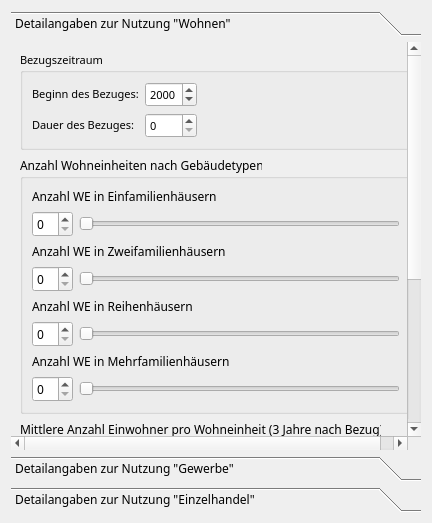
      <widget class="QWidget" name="tab_2">
       <attribute name="title">
        <string>Detailangaben zu Nutzungen</string>
       </attribute>
       <layout class="QHBoxLayout" name="horizontalLayout_2">
        <item>
         <widget class="QToolBox" name="toolBox_2">
          <property name="font">
           <font>
            <family>Raleway</family>
           </font>
          </property>
          <property name="currentIndex">
           <number>0</number>
          </property>
          <widget class="QWidget" name="page_4">
           <property name="geometry">
            <rect>
             <x>0</x>
             <y>0</y>
             <width>596</width>
             <height>549</height>
            </rect>
           </property>
           <property name="sizePolicy">
            <sizepolicy hsizetype="Preferred" vsizetype="Fixed">
             <horstretch>0</horstretch>
             <verstretch>0</verstretch>
            </sizepolicy>
           </property>
           <attribute name="label">
            <string>Detailangaben zur Nutzung &quot;Wohnen&quot;</string>
           </attribute>
           <layout class="QVBoxLayout" name="verticalLayout_4">
            <item>
             <widget class="QGroupBox" name="groupBox_9">
              <property name="sizePolicy">
               <sizepolicy hsizetype="Minimum" vsizetype="Fixed">
                <horstretch>0</horstretch>
                <verstretch>0</verstretch>
               </sizepolicy>
              </property>
              <property name="font">
               <font>
                <pointsize>8</pointsize>
               </font>
              </property>
              <property name="title">
               <string>Bezugszeitraum</string>
              </property>
              <layout class="QGridLayout" name="gridLayout_5">
               <item row="7" column="1">
                <widget class="QSpinBox" name="spinBox"/>
               </item>
               <item row="0" column="0">
                <widget class="QLabel" name="label">
                 <property name="toolTip">
                  <string>(Jahreszahl)</string>
                 </property>
                 <property name="text">
                  <string>&lt;html&gt;&lt;head/&gt;&lt;body&gt;&lt;p&gt;Beginn des Bezuges:&lt;/p&gt;&lt;/body&gt;&lt;/html&gt;</string>
                 </property>
                </widget>
               </item>
               <item row="7" column="0">
                <widget class="QLabel" name="label_2">
                 <property name="toolTip">
                  <string>(Jahre, 1 = Bezug wird noch im Jahr des Bezugsbeginnes abgeschlossen [bleibt das bei QGIS so?])</string>
                 </property>
                 <property name="toolTipDuration">
                  <number>-1</number>
                 </property>
                 <property name="text">
                  <string>&lt;html&gt;&lt;head/&gt;&lt;body&gt;&lt;p&gt;Dauer des Bezuges:&lt;/p&gt;&lt;/body&gt;&lt;/html&gt;</string>
                 </property>
                </widget>
               </item>
               <item row="0" column="1">
                <widget class="QDateEdit" name="dateEdit">
                 <property name="sizePolicy">
                  <sizepolicy hsizetype="Preferred" vsizetype="Fixed">
                   <horstretch>0</horstretch>
                   <verstretch>0</verstretch>
                  </sizepolicy>
                 </property>
                 <property name="displayFormat">
                  <string>yyyy</string>
                 </property>
                </widget>
               </item>
               <item row="0" column="2">
                <spacer name="horizontalSpacer">
                 <property name="orientation">
                  <enum>Qt::Horizontal</enum>
                 </property>
                 <property name="sizeHint" stdset="0">
                  <size>
                   <width>40</width>
                   <height>20</height>
                  </size>
                 </property>
                </spacer>
               </item>
              </layout>
             </widget>
            </item>
            <item>
             <widget class="QGroupBox" name="groupBox_10">
              <property name="sizePolicy">
               <sizepolicy hsizetype="Preferred" vsizetype="Fixed">
                <horstretch>0</horstretch>
                <verstretch>0</verstretch>
               </sizepolicy>
              </property>
              <property name="font">
               <font>
                <pointsize>9</pointsize>
               </font>
              </property>
              <property name="title">
               <string>Anzahl Wohneinheiten nach Gebäudetypen</string>
              </property>
              <layout class="QVBoxLayout" name="verticalLayout">
               <item>
                <widget class="QLabel" name="label_3">
                 <property name="text">
                  <string>Anzahl WE in Einfamilienhäusern</string>
                 </property>
                </widget>
               </item>
               <item>
                <layout class="QHBoxLayout" name="horizontalLayout_6">
                 <item>
                  <widget class="QSpinBox" name="spinBox_6">
                   <property name="specialValueText">
                    <string/>
                   </property>
                  </widget>
                 </item>
                 <item>
                  <widget class="QSlider" name="horizontalSlider_5">
                   <property name="accessibleDescription">
                    <string comment="pipipi">pipipi</string>
                   </property>
                   <property name="orientation">
                    <enum>Qt::Horizontal</enum>
                   </property>
                  </widget>
                 </item>
                </layout>
               </item>
               <item>
                <widget class="QLabel" name="label_6">
                 <property name="text">
                  <string>Anzahl WE in Zweifamilienhäusern</string>
                 </property>
                </widget>
               </item>
               <item>
                <layout class="QHBoxLayout" name="horizontalLayout_9">
                 <item>
                  <widget class="QSpinBox" name="spinBox_9">
                   <property name="specialValueText">
                    <string/>
                   </property>
                  </widget>
                 </item>
                 <item>
                  <widget class="QSlider" name="horizontalSlider_8">
                   <property name="accessibleDescription">
                    <string comment="pipipi">pipipi</string>
                   </property>
                   <property name="orientation">
                    <enum>Qt::Horizontal</enum>
                   </property>
                  </widget>
                 </item>
                </layout>
               </item>
               <item>
                <widget class="QLabel" name="label_4">
                 <property name="text">
                  <string>Anzahl WE in Reihenhäusern</string>
                 </property>
                </widget>
               </item>
               <item>
                <layout class="QHBoxLayout" name="horizontalLayout_7">
                 <item>
                  <widget class="QSpinBox" name="spinBox_7">
                   <property name="specialValueText">
                    <string/>
                   </property>
                  </widget>
                 </item>
                 <item>
                  <widget class="QSlider" name="horizontalSlider_6">
                   <property name="accessibleDescription">
                    <string comment="pipipi">pipipi</string>
                   </property>
                   <property name="orientation">
                    <enum>Qt::Horizontal</enum>
                   </property>
                  </widget>
                 </item>
                </layout>
               </item>
               <item>
                <widget class="QLabel" name="label_5">
                 <property name="text">
                  <string>Anzahl WE in Mehrfamilienhäusern</string>
                 </property>
                </widget>
               </item>
               <item>
                <layout class="QHBoxLayout" name="horizontalLayout_8">
                 <item>
                  <widget class="QSpinBox" name="spinBox_8">
                   <property name="specialValueText">
                    <string/>
                   </property>
                  </widget>
                 </item>
                 <item>
                  <widget class="QSlider" name="horizontalSlider_7">
                   <property name="accessibleDescription">
                    <string comment="pipipi">pipipi</string>
                   </property>
                   <property name="orientation">
                    <enum>Qt::Horizontal</enum>
                   </property>
                  </widget>
                 </item>
                </layout>
               </item>
              </layout>
             </widget>
            </item>
            <item>
             <widget class="QGroupBox" name="groupBox_15">
              <property name="sizePolicy">
               <sizepolicy hsizetype="Preferred" vsizetype="Fixed">
                <horstretch>0</horstretch>
                <verstretch>0</verstretch>
               </sizepolicy>
              </property>
              <property name="title">
               <string>Mittlere Anzahl Einwohner pro Wohneinheit (3 Jahre nach Bezug)</string>
              </property>
              <layout class="QVBoxLayout" name="verticalLayout_6">
               <item>
                <widget class="QLabel" name="label_13">
                 <property name="sizePolicy">
                  <sizepolicy hsizetype="Preferred" vsizetype="Fixed">
                   <horstretch>0</horstretch>
                   <verstretch>0</verstretch>
                  </sizepolicy>
                 </property>
                 <property name="text">
                  <string>in Einfamilienhäusern</string>
                 </property>
                </widget>
               </item>
               <item>
                <widget class="QDoubleSpinBox" name="doubleSpinBox">
                 <property name="minimum">
                  <double>1.000000000000000</double>
                 </property>
                 <property name="maximum">
                  <double>4.900000000000000</double>
                 </property>
                 <property name="singleStep">
                  <double>0.100000000000000</double>
                 </property>
                 <property name="value">
                  <double>2.900000000000000</double>
                 </property>
                </widget>
               </item>
               <item>
                <widget class="QLabel" name="label_11">
                 <property name="sizePolicy">
                  <sizepolicy hsizetype="Preferred" vsizetype="Fixed">
                   <horstretch>0</horstretch>
                   <verstretch>0</verstretch>
                  </sizepolicy>
                 </property>
                 <property name="text">
                  <string>in Zweifamilienhäusern</string>
                 </property>
                </widget>
               </item>
               <item>
                <widget class="QDoubleSpinBox" name="doubleSpinBox_2">
                 <property name="minimum">
                  <double>1.000000000000000</double>
                 </property>
                 <property name="maximum">
                  <double>4.900000000000000</double>
                 </property>
                 <property name="singleStep">
                  <double>0.100000000000000</double>
                 </property>
                 <property name="value">
                  <double>2.800000000000000</double>
                 </property>
                </widget>
               </item>
               <item>
                <widget class="QLabel" name="label_12">
                 <property name="sizePolicy">
                  <sizepolicy hsizetype="Preferred" vsizetype="Fixed">
                   <horstretch>0</horstretch>
                   <verstretch>0</verstretch>
                  </sizepolicy>
                 </property>
                 <property name="text">
                  <string>in Reihenhäusern</string>
                 </property>
                </widget>
               </item>
               <item>
                <widget class="QDoubleSpinBox" name="doubleSpinBox_3">
                 <property name="minimum">
                  <double>1.000000000000000</double>
                 </property>
                 <property name="maximum">
                  <double>4.900000000000000</double>
                 </property>
                 <property name="singleStep">
                  <double>0.100000000000000</double>
                 </property>
                 <property name="value">
                  <double>2.700000000000000</double>
                 </property>
                </widget>
               </item>
               <item>
                <widget class="QLabel" name="label_14">
                 <property name="sizePolicy">
                  <sizepolicy hsizetype="Preferred" vsizetype="Fixed">
                   <horstretch>0</horstretch>
                   <verstretch>0</verstretch>
                  </sizepolicy>
                 </property>
                 <property name="text">
                  <string>in Mehrfamilienhäusern</string>
                 </property>
                </widget>
               </item>
               <item>
                <widget class="QDoubleSpinBox" name="doubleSpinBox_4">
                 <property name="minimum">
                  <double>1.000000000000000</double>
                 </property>
                 <property name="maximum">
                  <double>4.900000000000000</double>
                 </property>
                 <property name="singleStep">
                  <double>0.100000000000000</double>
                 </property>
                 <property name="value">
                  <double>1.900000000000000</double>
                 </property>
                </widget>
               </item>
              </layout>
             </widget>
            </item>
           </layout>
          </widget>
          <widget class="QWidget" name="page_5">
           <property name="geometry">
            <rect>
             <x>0</x>
             <y>0</y>
             <width>512</width>
             <height>603</height>
            </rect>
           </property>
           <attribute name="label">
            <string>Detailangaben zur Nutzung &quot;Gewerbe&quot;</string>
           </attribute>
          </widget>
          <widget class="QWidget" name="page_6">
           <property name="geometry">
            <rect>
             <x>0</x>
             <y>0</y>
             <width>512</width>
             <height>603</height>
            </rect>
           </property>
           <attribute name="label">
            <string>Detailangaben zur Nutzung &quot;Einzelhandel&quot;</string>
           </attribute>
          </widget>
         </widget>
        </item>
       </layout>
      </widget>
